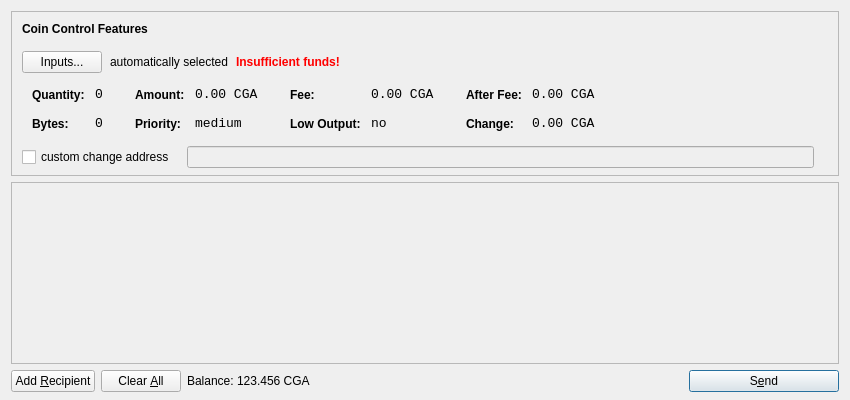
<?xml version="1.0" encoding="UTF-8"?>
<ui version="4.0">
 <class>SendCoinsDialog</class>
 <widget class="QDialog" name="SendCoinsDialog">
  <property name="geometry">
   <rect>
    <x>0</x>
    <y>0</y>
    <width>850</width>
    <height>400</height>
   </rect>
  </property>
  <property name="windowTitle">
   <string>Send Coins</string>
  </property>
  <layout class="QVBoxLayout" name="verticalLayout" stretch="0,1,0">
   <property name="bottomMargin">
    <number>8</number>
   </property>
   <item>
    <widget class="QFrame" name="frameCoinControl">
     <property name="sizePolicy">
      <sizepolicy hsizetype="Expanding" vsizetype="Expanding">
       <horstretch>0</horstretch>
       <verstretch>0</verstretch>
      </sizepolicy>
     </property>
     <property name="maximumSize">
      <size>
       <width>16777215</width>
       <height>16777215</height>
      </size>
     </property>
     <property name="frameShape">
      <enum>QFrame::StyledPanel</enum>
     </property>
     <property name="frameShadow">
      <enum>QFrame::Sunken</enum>
     </property>
     <layout class="QVBoxLayout" name="verticalLayoutCoinControl2">
      <property name="spacing">
       <number>-1</number>
      </property>
      <property name="leftMargin">
       <number>0</number>
      </property>
      <property name="topMargin">
       <number>0</number>
      </property>
      <property name="rightMargin">
       <number>0</number>
      </property>
      <property name="bottomMargin">
       <number>6</number>
      </property>
      <item>
       <layout class="QVBoxLayout" name="verticalLayoutCoinControl" stretch="0,0,0,0,1">
        <property name="spacing">
         <number>0</number>
        </property>
        <property name="leftMargin">
         <number>10</number>
        </property>
        <property name="topMargin">
         <number>10</number>
        </property>
        <item>
         <layout class="QHBoxLayout" name="horizontalLayoutCoinControl1">
          <property name="bottomMargin">
           <number>15</number>
          </property>
          <item>
           <widget class="QLabel" name="labelCoinControlFeatures">
            <property name="sizePolicy">
             <sizepolicy hsizetype="Preferred" vsizetype="Maximum">
              <horstretch>0</horstretch>
              <verstretch>0</verstretch>
             </sizepolicy>
            </property>
            <property name="font">
             <font>
              <weight>75</weight>
              <bold>true</bold>
             </font>
            </property>
            <property name="styleSheet">
             <string notr="true">font-weight:bold;</string>
            </property>
            <property name="text">
             <string>Coin Control Features</string>
            </property>
           </widget>
          </item>
         </layout>
        </item>
        <item>
         <layout class="QHBoxLayout" name="horizontalLayoutCoinControl2" stretch="0,0,0,0">
          <property name="spacing">
           <number>8</number>
          </property>
          <property name="bottomMargin">
           <number>10</number>
          </property>
          <item>
           <widget class="QPushButton" name="pushButtonCoinControl">
            <property name="styleSheet">
             <string notr="true"/>
            </property>
            <property name="text">
             <string>Inputs...</string>
            </property>
           </widget>
          </item>
          <item>
           <widget class="QLabel" name="labelCoinControlAutomaticallySelected">
            <property name="text">
             <string>automatically selected</string>
            </property>
            <property name="margin">
             <number>5</number>
            </property>
           </widget>
          </item>
          <item>
           <widget class="QLabel" name="labelCoinControlInsuffFunds">
            <property name="font">
             <font>
              <weight>75</weight>
              <bold>true</bold>
             </font>
            </property>
            <property name="styleSheet">
             <string notr="true">color:red;font-weight:bold;</string>
            </property>
            <property name="text">
             <string>Insufficient funds!</string>
            </property>
            <property name="margin">
             <number>5</number>
            </property>
           </widget>
          </item>
          <item>
           <spacer name="horizontalSpacerCoinControl">
            <property name="orientation">
             <enum>Qt::Horizontal</enum>
            </property>
            <property name="sizeHint" stdset="0">
             <size>
              <width>40</width>
              <height>1</height>
             </size>
            </property>
           </spacer>
          </item>
         </layout>
        </item>
        <item>
         <widget class="QWidget" name="widgetCoinControl" native="true">
          <property name="sizePolicy">
           <sizepolicy hsizetype="Preferred" vsizetype="Preferred">
            <horstretch>0</horstretch>
            <verstretch>0</verstretch>
           </sizepolicy>
          </property>
          <property name="minimumSize">
           <size>
            <width>0</width>
            <height>0</height>
           </size>
          </property>
          <property name="styleSheet">
           <string notr="true"/>
          </property>
          <layout class="QHBoxLayout" name="horizontalLayoutCoinControl5">
           <property name="margin">
            <number>0</number>
           </property>
           <item>
            <layout class="QHBoxLayout" name="horizontalLayoutCoinControl3" stretch="0,0,0,1">
             <property name="spacing">
              <number>20</number>
             </property>
             <property name="topMargin">
              <number>0</number>
             </property>
             <property name="bottomMargin">
              <number>10</number>
             </property>
             <item>
              <layout class="QFormLayout" name="formLayoutCoinControl1">
               <property name="horizontalSpacing">
                <number>10</number>
               </property>
               <property name="verticalSpacing">
                <number>14</number>
               </property>
               <property name="leftMargin">
                <number>10</number>
               </property>
               <property name="topMargin">
                <number>4</number>
               </property>
               <property name="rightMargin">
                <number>6</number>
               </property>
               <item row="0" column="0">
                <widget class="QLabel" name="labelCoinControlQuantityText">
                 <property name="styleSheet">
                  <string notr="true">font-weight:bold;</string>
                 </property>
                 <property name="text">
                  <string>Quantity:</string>
                 </property>
                 <property name="margin">
                  <number>0</number>
                 </property>
                </widget>
               </item>
               <item row="0" column="1">
                <widget class="QLabel" name="labelCoinControlQuantity">
                 <property name="font">
                  <font>
                   <family>Monospace</family>
                   <pointsize>10</pointsize>
                  </font>
                 </property>
                 <property name="cursor">
                  <cursorShape>IBeamCursor</cursorShape>
                 </property>
                 <property name="contextMenuPolicy">
                  <enum>Qt::ActionsContextMenu</enum>
                 </property>
                 <property name="text">
                  <string notr="true">0</string>
                 </property>
                 <property name="margin">
                  <number>0</number>
                 </property>
                 <property name="textInteractionFlags">
                  <set>Qt::LinksAccessibleByMouse|Qt::TextSelectableByKeyboard|Qt::TextSelectableByMouse</set>
                 </property>
                </widget>
               </item>
               <item row="1" column="0">
                <widget class="QLabel" name="labelCoinControlBytesText">
                 <property name="styleSheet">
                  <string notr="true">font-weight:bold;</string>
                 </property>
                 <property name="text">
                  <string>Bytes:</string>
                 </property>
                </widget>
               </item>
               <item row="1" column="1">
                <widget class="QLabel" name="labelCoinControlBytes">
                 <property name="font">
                  <font>
                   <family>Monospace</family>
                   <pointsize>10</pointsize>
                  </font>
                 </property>
                 <property name="cursor">
                  <cursorShape>IBeamCursor</cursorShape>
                 </property>
                 <property name="contextMenuPolicy">
                  <enum>Qt::ActionsContextMenu</enum>
                 </property>
                 <property name="text">
                  <string notr="true">0</string>
                 </property>
                 <property name="textInteractionFlags">
                  <set>Qt::LinksAccessibleByMouse|Qt::TextSelectableByKeyboard|Qt::TextSelectableByMouse</set>
                 </property>
                </widget>
               </item>
              </layout>
             </item>
             <item>
              <layout class="QFormLayout" name="formLayoutCoinControl2">
               <property name="horizontalSpacing">
                <number>10</number>
               </property>
               <property name="verticalSpacing">
                <number>14</number>
               </property>
               <property name="leftMargin">
                <number>6</number>
               </property>
               <property name="topMargin">
                <number>4</number>
               </property>
               <property name="rightMargin">
                <number>6</number>
               </property>
               <item row="0" column="0">
                <widget class="QLabel" name="labelCoinControlAmountText">
                 <property name="styleSheet">
                  <string notr="true">font-weight:bold;</string>
                 </property>
                 <property name="text">
                  <string>Amount:</string>
                 </property>
                 <property name="margin">
                  <number>0</number>
                 </property>
                </widget>
               </item>
               <item row="0" column="1">
                <widget class="QLabel" name="labelCoinControlAmount">
                 <property name="font">
                  <font>
                   <family>Monospace</family>
                   <pointsize>10</pointsize>
                  </font>
                 </property>
                 <property name="cursor">
                  <cursorShape>IBeamCursor</cursorShape>
                 </property>
                 <property name="contextMenuPolicy">
                  <enum>Qt::ActionsContextMenu</enum>
                 </property>
                 <property name="text">
                  <string notr="true">0.00 CGA</string>
                 </property>
                 <property name="textInteractionFlags">
                  <set>Qt::LinksAccessibleByMouse|Qt::TextSelectableByKeyboard|Qt::TextSelectableByMouse</set>
                 </property>
                </widget>
               </item>
               <item row="1" column="0">
                <widget class="QLabel" name="labelCoinControlPriorityText">
                 <property name="styleSheet">
                  <string notr="true">font-weight:bold;</string>
                 </property>
                 <property name="text">
                  <string>Priority:</string>
                 </property>
                </widget>
               </item>
               <item row="1" column="1">
                <widget class="QLabel" name="labelCoinControlPriority">
                 <property name="font">
                  <font>
                   <family>Monospace</family>
                   <pointsize>10</pointsize>
                  </font>
                 </property>
                 <property name="cursor">
                  <cursorShape>IBeamCursor</cursorShape>
                 </property>
                 <property name="contextMenuPolicy">
                  <enum>Qt::ActionsContextMenu</enum>
                 </property>
                 <property name="text">
                  <string>medium</string>
                 </property>
                 <property name="textInteractionFlags">
                  <set>Qt::LinksAccessibleByMouse|Qt::TextSelectableByKeyboard|Qt::TextSelectableByMouse</set>
                 </property>
                </widget>
               </item>
              </layout>
             </item>
             <item>
              <layout class="QFormLayout" name="formLayoutCoinControl3">
               <property name="horizontalSpacing">
                <number>10</number>
               </property>
               <property name="verticalSpacing">
                <number>14</number>
               </property>
               <property name="leftMargin">
                <number>6</number>
               </property>
               <property name="topMargin">
                <number>4</number>
               </property>
               <property name="rightMargin">
                <number>6</number>
               </property>
               <item row="0" column="0">
                <widget class="QLabel" name="labelCoinControlFeeText">
                 <property name="styleSheet">
                  <string notr="true">font-weight:bold;</string>
                 </property>
                 <property name="text">
                  <string>Fee:</string>
                 </property>
                 <property name="margin">
                  <number>0</number>
                 </property>
                </widget>
               </item>
               <item row="0" column="1">
                <widget class="QLabel" name="labelCoinControlFee">
                 <property name="font">
                  <font>
                   <family>Monospace</family>
                   <pointsize>10</pointsize>
                  </font>
                 </property>
                 <property name="cursor">
                  <cursorShape>IBeamCursor</cursorShape>
                 </property>
                 <property name="contextMenuPolicy">
                  <enum>Qt::ActionsContextMenu</enum>
                 </property>
                 <property name="text">
                  <string notr="true">0.00 CGA</string>
                 </property>
                 <property name="textInteractionFlags">
                  <set>Qt::LinksAccessibleByMouse|Qt::TextSelectableByKeyboard|Qt::TextSelectableByMouse</set>
                 </property>
                </widget>
               </item>
               <item row="1" column="0">
                <widget class="QLabel" name="labelCoinControlLowOutputText">
                 <property name="styleSheet">
                  <string notr="true">font-weight:bold;</string>
                 </property>
                 <property name="text">
                  <string>Low Output:</string>
                 </property>
                </widget>
               </item>
               <item row="1" column="1">
                <widget class="QLabel" name="labelCoinControlLowOutput">
                 <property name="font">
                  <font>
                   <family>Monospace</family>
                   <pointsize>10</pointsize>
                  </font>
                 </property>
                 <property name="cursor">
                  <cursorShape>IBeamCursor</cursorShape>
                 </property>
                 <property name="contextMenuPolicy">
                  <enum>Qt::ActionsContextMenu</enum>
                 </property>
                 <property name="text">
                  <string>no</string>
                 </property>
                 <property name="textInteractionFlags">
                  <set>Qt::LinksAccessibleByMouse|Qt::TextSelectableByKeyboard|Qt::TextSelectableByMouse</set>
                 </property>
                </widget>
               </item>
              </layout>
             </item>
             <item>
              <layout class="QFormLayout" name="formLayoutCoinControl4">
               <property name="horizontalSpacing">
                <number>10</number>
               </property>
               <property name="verticalSpacing">
                <number>14</number>
               </property>
               <property name="leftMargin">
                <number>6</number>
               </property>
               <property name="topMargin">
                <number>4</number>
               </property>
               <property name="rightMargin">
                <number>6</number>
               </property>
               <item row="0" column="0">
                <widget class="QLabel" name="labelCoinControlAfterFeeText">
                 <property name="styleSheet">
                  <string notr="true">font-weight:bold;</string>
                 </property>
                 <property name="text">
                  <string>After Fee:</string>
                 </property>
                 <property name="margin">
                  <number>0</number>
                 </property>
                </widget>
               </item>
               <item row="0" column="1">
                <widget class="QLabel" name="labelCoinControlAfterFee">
                 <property name="font">
                  <font>
                   <family>Monospace</family>
                   <pointsize>10</pointsize>
                  </font>
                 </property>
                 <property name="cursor">
                  <cursorShape>IBeamCursor</cursorShape>
                 </property>
                 <property name="contextMenuPolicy">
                  <enum>Qt::ActionsContextMenu</enum>
                 </property>
                 <property name="text">
                  <string notr="true">0.00 CGA</string>
                 </property>
                 <property name="textInteractionFlags">
                  <set>Qt::LinksAccessibleByMouse|Qt::TextSelectableByKeyboard|Qt::TextSelectableByMouse</set>
                 </property>
                </widget>
               </item>
               <item row="1" column="0">
                <widget class="QLabel" name="labelCoinControlChangeText">
                 <property name="styleSheet">
                  <string notr="true">font-weight:bold;</string>
                 </property>
                 <property name="text">
                  <string>Change:</string>
                 </property>
                </widget>
               </item>
               <item row="1" column="1">
                <widget class="QLabel" name="labelCoinControlChange">
                 <property name="font">
                  <font>
                   <family>Monospace</family>
                   <pointsize>10</pointsize>
                  </font>
                 </property>
                 <property name="cursor">
                  <cursorShape>IBeamCursor</cursorShape>
                 </property>
                 <property name="contextMenuPolicy">
                  <enum>Qt::ActionsContextMenu</enum>
                 </property>
                 <property name="text">
                  <string notr="true">0.00 CGA</string>
                 </property>
                 <property name="textInteractionFlags">
                  <set>Qt::LinksAccessibleByMouse|Qt::TextSelectableByKeyboard|Qt::TextSelectableByMouse</set>
                 </property>
                </widget>
               </item>
              </layout>
             </item>
            </layout>
           </item>
          </layout>
         </widget>
        </item>
        <item>
         <layout class="QHBoxLayout" name="horizontalLayoutCoinControl4" stretch="0,0,0">
          <property name="spacing">
           <number>12</number>
          </property>
          <property name="sizeConstraint">
           <enum>QLayout::SetDefaultConstraint</enum>
          </property>
          <property name="topMargin">
           <number>5</number>
          </property>
          <property name="rightMargin">
           <number>5</number>
          </property>
          <item>
           <widget class="QCheckBox" name="checkBoxCoinControlChange">
            <property name="text">
             <string>custom change address</string>
            </property>
           </widget>
          </item>
          <item>
           <widget class="QLineEdit" name="lineEditCoinControlChange">
            <property name="enabled">
             <bool>false</bool>
            </property>
            <property name="sizePolicy">
             <sizepolicy hsizetype="Expanding" vsizetype="Fixed">
              <horstretch>0</horstretch>
              <verstretch>0</verstretch>
             </sizepolicy>
            </property>
           </widget>
          </item>
          <item>
           <widget class="QLabel" name="labelCoinControlChangeLabel">
            <property name="sizePolicy">
             <sizepolicy hsizetype="Preferred" vsizetype="Expanding">
              <horstretch>0</horstretch>
              <verstretch>0</verstretch>
             </sizepolicy>
            </property>
            <property name="minimumSize">
             <size>
              <width>0</width>
              <height>0</height>
             </size>
            </property>
            <property name="text">
             <string/>
            </property>
            <property name="margin">
             <number>3</number>
            </property>
           </widget>
          </item>
         </layout>
        </item>
        <item>
         <spacer name="verticalSpacerCoinControl">
          <property name="orientation">
           <enum>Qt::Vertical</enum>
          </property>
          <property name="sizeHint" stdset="0">
           <size>
            <width>800</width>
            <height>1</height>
           </size>
          </property>
         </spacer>
        </item>
       </layout>
      </item>
     </layout>
    </widget>
   </item>
   <item>
    <widget class="QScrollArea" name="scrollArea">
     <property name="widgetResizable">
      <bool>true</bool>
     </property>
     <widget class="QWidget" name="scrollAreaWidgetContents">
      <property name="geometry">
       <rect>
        <x>0</x>
        <y>0</y>
        <width>830</width>
        <height>165</height>
       </rect>
      </property>
      <layout class="QVBoxLayout" name="verticalLayout_2">
       <property name="margin">
        <number>0</number>
       </property>
       <item>
        <layout class="QVBoxLayout" name="entries">
         <property name="spacing">
          <number>6</number>
         </property>
        </layout>
       </item>
       <item>
        <spacer name="verticalSpacer">
         <property name="orientation">
          <enum>Qt::Vertical</enum>
         </property>
         <property name="sizeHint" stdset="0">
          <size>
           <width>20</width>
           <height>40</height>
          </size>
         </property>
        </spacer>
       </item>
      </layout>
     </widget>
    </widget>
   </item>
   <item>
    <layout class="QHBoxLayout" name="horizontalLayout">
     <item>
      <widget class="QPushButton" name="addButton">
       <property name="toolTip">
        <string>Send to multiple recipients at once</string>
       </property>
       <property name="text">
        <string>Add &amp;Recipient</string>
       </property>
       <property name="icon">
        <iconset resource="../cryptographicanomaly.qrc">
         <normaloff>:/icons/add</normaloff>:/icons/add</iconset>
       </property>
       <property name="autoDefault">
        <bool>false</bool>
       </property>
      </widget>
     </item>
     <item>
      <widget class="QPushButton" name="clearButton">
       <property name="sizePolicy">
        <sizepolicy hsizetype="Minimum" vsizetype="Fixed">
         <horstretch>0</horstretch>
         <verstretch>0</verstretch>
        </sizepolicy>
       </property>
       <property name="toolTip">
        <string>Remove all transaction fields</string>
       </property>
       <property name="text">
        <string>Clear &amp;All</string>
       </property>
       <property name="icon">
        <iconset resource="../cryptographicanomaly.qrc">
         <normaloff>:/icons/remove</normaloff>:/icons/remove</iconset>
       </property>
       <property name="autoRepeatDelay">
        <number>300</number>
       </property>
       <property name="autoDefault">
        <bool>false</bool>
       </property>
      </widget>
     </item>
     <item>
      <layout class="QHBoxLayout" name="horizontalLayout_2">
       <property name="spacing">
        <number>3</number>
       </property>
       <item>
        <widget class="QLabel" name="label">
         <property name="text">
          <string>Balance:</string>
         </property>
        </widget>
       </item>
       <item>
        <widget class="QLabel" name="labelBalance">
         <property name="cursor">
          <cursorShape>IBeamCursor</cursorShape>
         </property>
         <property name="text">
          <string>123.456 CGA</string>
         </property>
         <property name="textInteractionFlags">
          <set>Qt::LinksAccessibleByMouse|Qt::TextSelectableByKeyboard|Qt::TextSelectableByMouse</set>
         </property>
        </widget>
       </item>
      </layout>
     </item>
     <item>
      <spacer name="horizontalSpacer">
       <property name="orientation">
        <enum>Qt::Horizontal</enum>
       </property>
       <property name="sizeHint" stdset="0">
        <size>
         <width>40</width>
         <height>20</height>
        </size>
       </property>
      </spacer>
     </item>
     <item>
      <widget class="QPushButton" name="sendButton">
       <property name="minimumSize">
        <size>
         <width>150</width>
         <height>0</height>
        </size>
       </property>
       <property name="toolTip">
        <string>Confirm the send action</string>
       </property>
       <property name="text">
        <string>S&amp;end</string>
       </property>
       <property name="icon">
        <iconset resource="../cryptographicanomaly.qrc">
         <normaloff>:/icons/send</normaloff>:/icons/send</iconset>
       </property>
       <property name="default">
        <bool>true</bool>
       </property>
      </widget>
     </item>
    </layout>
   </item>
  </layout>
 </widget>
 <resources>
  <include location="../cryptographicanomaly.qrc"/>
 </resources>
 <connections/>
</ui>
